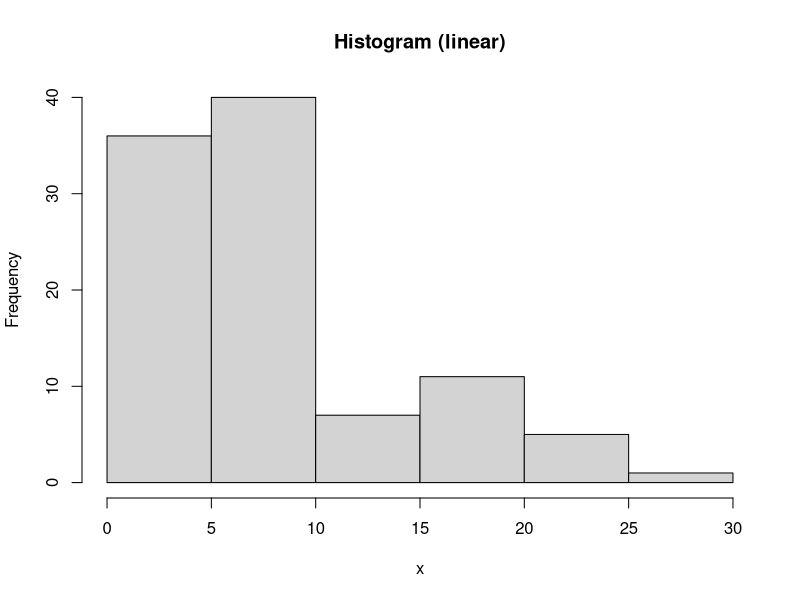
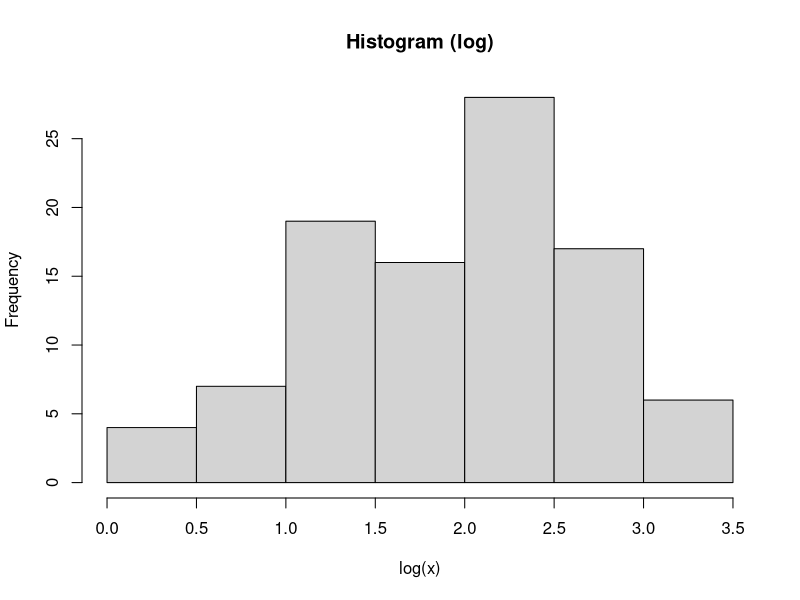

These figures' R source, in order:
## ---- chunk 1
set.seed(123)

library(MASS)
x <- rnegbin(n = 100, mu = 10, theta = 2)
hist(x, main = "Histogram (linear)")
hist(log(x), main = "Histogram (log)")
